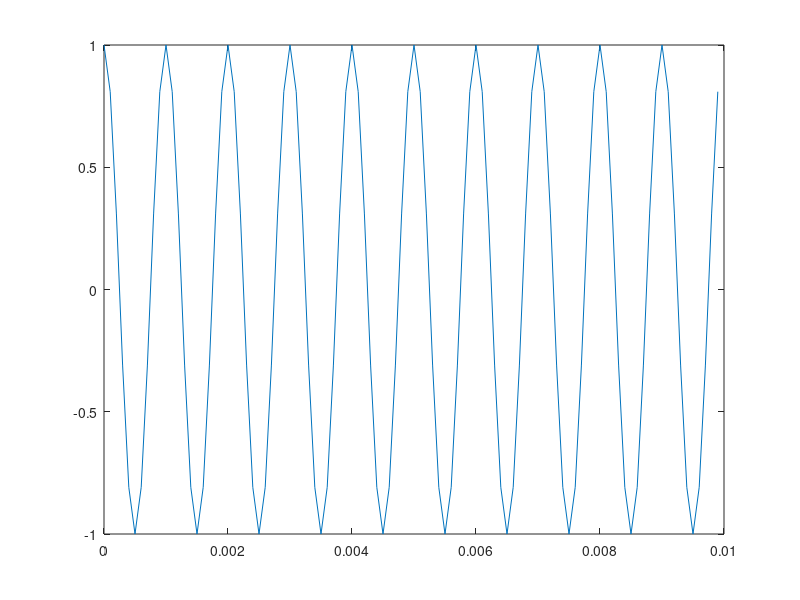

The MATLAB script that drew this image:
N = 100 ;
f1 = 1000 ;
f2 = 3000 ;
fc = 2000 ;
Fe = 10000 ;
Te = 1/Fe ;
Temps = 0 : Te : (N-1) * Te ;
M1 = cos (2*pi*f1*Temps) ;
M2 = cos (2*pi*f2*Temps) ;
M = M1 + M2 ;
xlabel(Temps) ;
ylabel(M) ;
plot(Temps,M) ;
N1 = 2^(nextpow2(N)+1) ;
Frequence = linspace (0, Fe, N) ;
semilogy(Frequence,abs(fft(M,N))) ;
h = 2*fc*sinc(2*pi*fc*[-5:1:5]) ;
S = filter(h,1,M) ;
plot(Temps,M1); % f1 = 1000 




